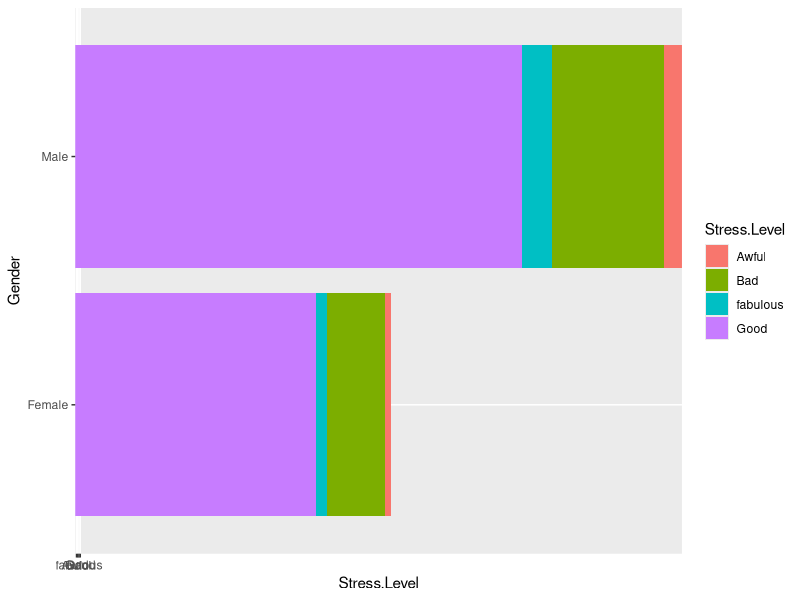
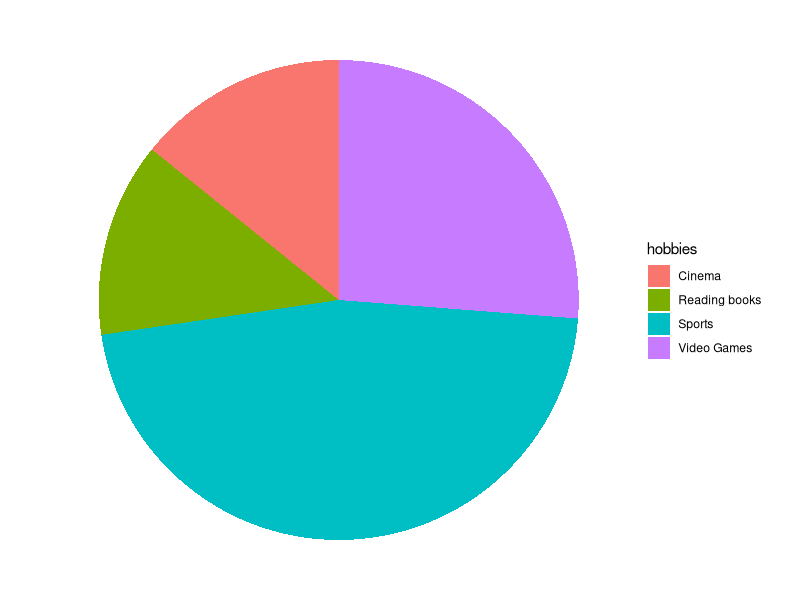
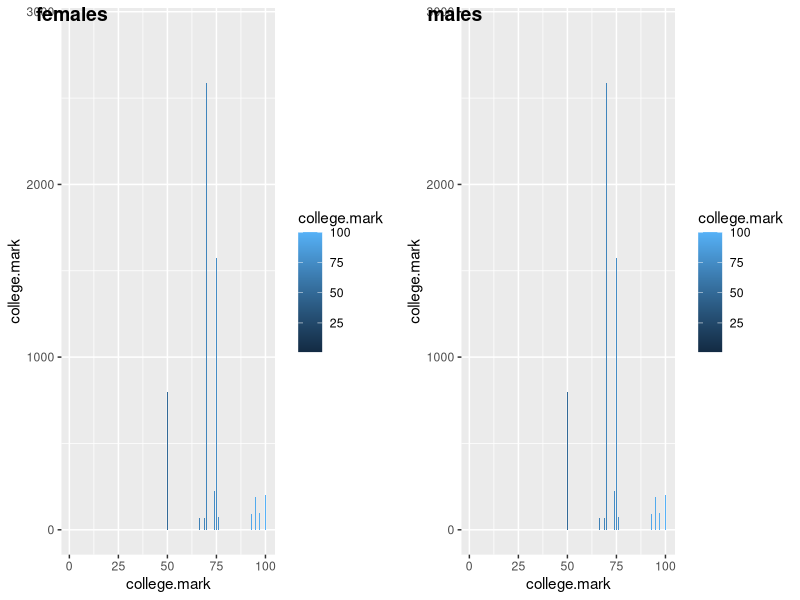

R code for these plots, in order:
## ---- chunk 1
knitr::opts_chunk$set(echo = TRUE)

## ---- chunk 2
library(tidyverse) #aids in cleaning and presenting data
library(dplyr) #data manipulation
library(ggplot2) #data visualization
library(cowplot)
## ---- chunk 3
data <- read.csv("Student_Behaviour.csv")
glimpse(data)
## ---- chunk 4
ggplot(data,
       mapping = aes(x = Gender, y = Stress.Level, fill = Stress.Level)) + 
  geom_col()+coord_flip()
## ---- chunk 5

## ---- chunk 6

## ---- chunk 7

## ---- chunk 8

## ---- chunk 9
ggplot(data, aes(x="", y=hobbies, fill=hobbies)) +
  geom_bar(stat="identity", width=1) +
  coord_polar("y", start=0)+
  theme_void()
## ---- chunk 10
female <- ggplot(data)+geom_col(aes(x=college.mark,y=college.mark, fill = college.mark))
male <- ggplot(data)+geom_col(aes(x=college.mark,y=college.mark, fill=college.mark))
plot_grid(female, male, labels=c("females", "males"))


## ---- chunk 11

